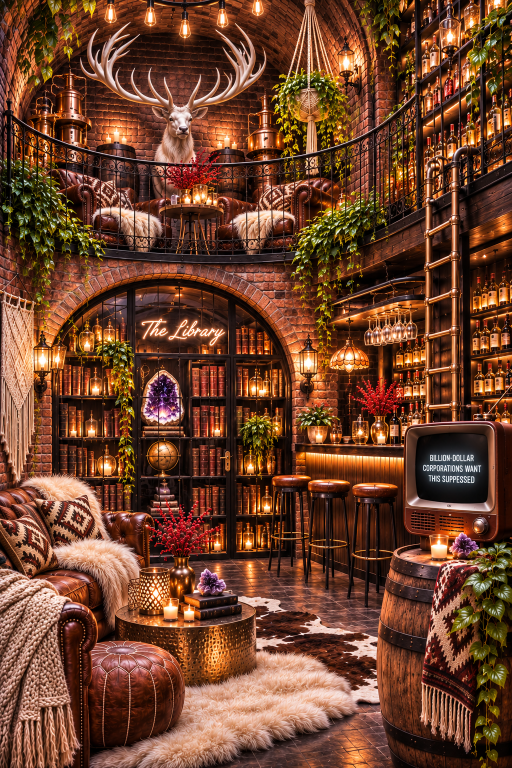
#> input picture tools/speak-faces/originals/cellar-render.png, 1024 x 1536 px (shown at 1/2 size)
$ python speak_grade.py originals/cellar-render.png originals/hall-theater-render-v2.png 1.0 1.0
#> lines starting #> are read from the running program, lines starting #| are printed output that depends on the picture; after the words box and inside, x2 and y2 are one past the last pixel; in counts of white or black regions, pixels touching at a corner belong together
"""THE SPEAK, opening day (Nov 8): the rooms' warmth held to 5-10.
-------------------------------------------------------------------------------------------
WHY: measured side by side, the warmth of each picture's brightest tenth (Lab b*: 0 is neutral white, higher is
more amber) ran 20-45 in THE SPEAK and Nebula Cafe, against about 0 on the street and in THE POST. Kathi set the
ceiling at 5-10 for every room.

HOW: a white balance that works on the light parts. Each pixel's colour (a* red-green, b* blue-yellow) is pulled
toward neutral by an amount that grows with its lightness (shadows barely move, highlights move the most), and
strongly coloured things (the crimson ivy, the amethyst, the neon) move much less than near-whites (brick, paper,
lamplight), so they keep their own colour. The amount is found by trial (halving the gap each time) until the
brightest tenth measures TARGET. Lightness is never touched.
Run:  python3 tools/speak-faces/speak_grade.py <in> <out> [target, default 8] [shift]   (prints the shift it used;
      pass that shift to grade a matching piece, such as restroom-dark.webp, exactly the same way)
"""
import sys, cv2, numpy as np

TARGET = 8.0


def apply(lab, k):
    L = lab[..., 0] * 100 / 255
    a = lab[..., 1] - 128; b = lab[..., 2] - 128
    w = np.clip((L - 12) / 60, 0, 1) ** 1.2                    # 0 in the shadows, 1 in the light
    chroma = np.hypot(a, b)
    protect = np.clip(1 - (chroma - 35) / 45, 0.25, 1)          # strongly coloured things move less
    f = np.minimum(k * w * protect, 1.0)
    out = lab.copy()
    out[..., 2] = b * (1 - f) + 128
    out[..., 1] = a * (1 - 0.6 * f) + 128
    return out


def warmth(lab):
    L = lab[..., 0]
    hi = L > np.percentile(L, 90)
    return float((lab[..., 2][hi] - 128).mean())


def solve(lab, target):
    small = cv2.resize(lab, (lab.shape[1] // 4, lab.shape[0] // 4), interpolation=cv2.INTER_AREA)
    lo, hi = 0.0, 3.0
    if warmth(small) <= target:
        return 0.0
    for _ in range(18):
        mid = (lo + hi) / 2
        if warmth(apply(small, mid)) > target: lo = mid
        else: hi = mid
    return hi


def grade_file(src, dst, target=TARGET, k=None):
#> called with src = 'originals/cellar-render.png', dst = 'originals/hall-theater-render-v2.png', target = 1, k = 1
    im = cv2.imread(src, cv2.IMREAD_UNCHANGED)
#> im is the input picture: shape (1536, 1024, 3); mean B, G, R 43.8, 66.4, 110.6
    alpha = im[..., 3:] if im.shape[2] == 4 else None
    lab = cv2.cvtColor(im[..., :3], cv2.COLOR_BGR2LAB).astype(np.float32)
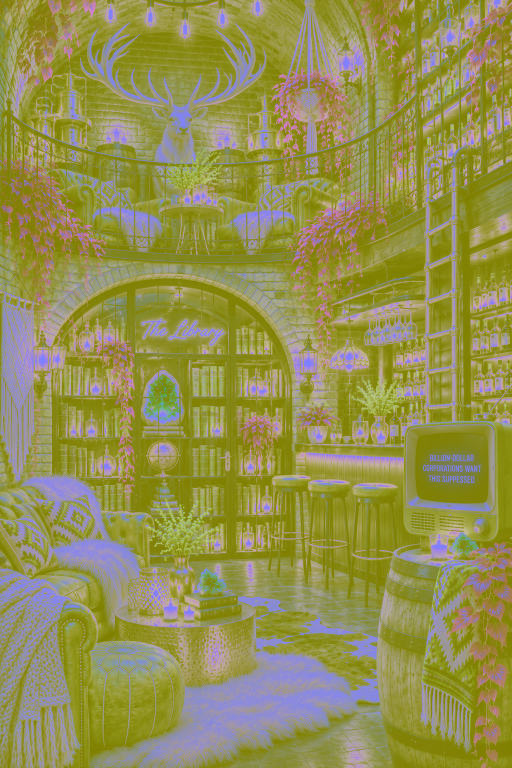
#> lab: shape (1536, 1024, 3) float32 (shown at 1/2 size); mean B, G, R 81.6, 144.4, 148.2
    if k is None:
        k = solve(lab, target)
    out = cv2.cvtColor(np.clip(apply(lab, k), 0, 255).astype(np.uint8), cv2.COLOR_LAB2BGR)
#> in apply, `a = lab[..., 1] - 128`:
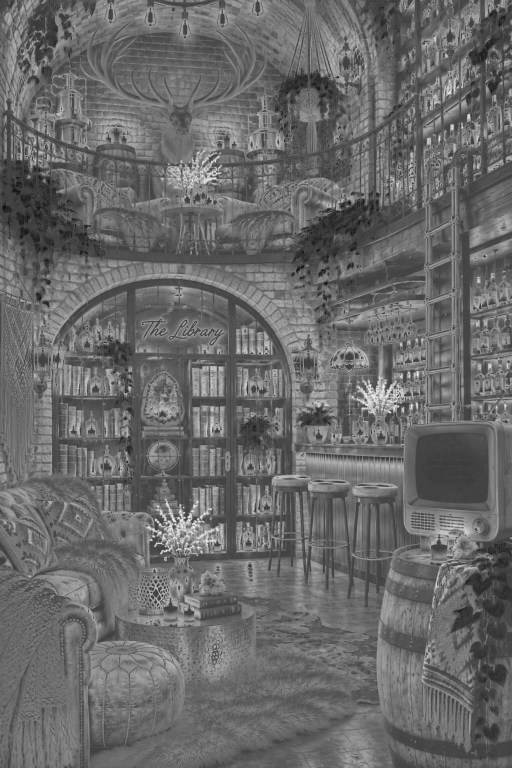
#> a: shape (1536, 1024) float32 (shown at 1/2 size); min -28, max 79, mean 16.5; drawn with min black and max white
#> in apply, `b = lab[..., 2] - 128`:
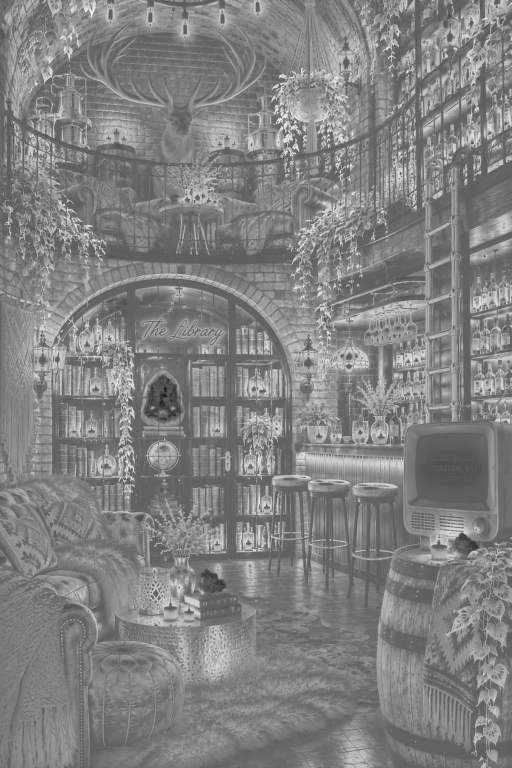
#> b: shape (1536, 1024) float32 (shown at 1/2 size); min -56, max 94, mean 20.4; drawn with min black and max white
#> in apply, `protect = np.clip(1 - (chroma - 35) / 45, 0.25, 1)`:
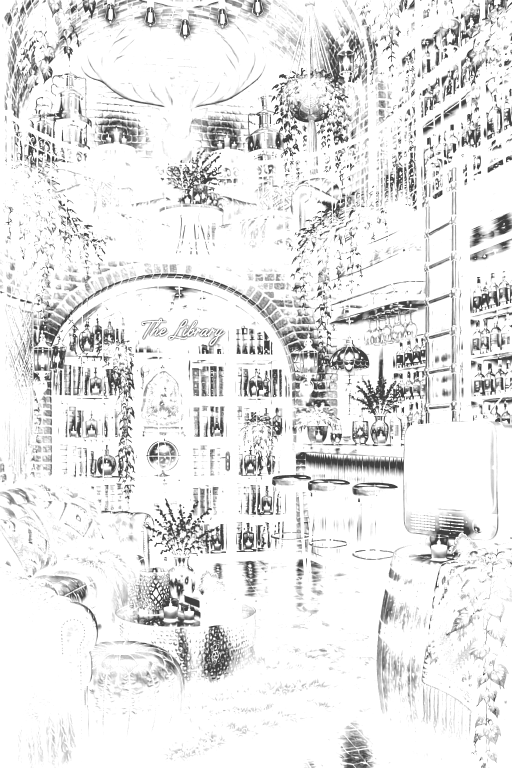
#> protect: shape (1536, 1024) float32 (shown at 1/2 size); min 0.25, max 1, mean 0.905
#> in apply, `f = np.minimum(k * w * protect, 1.0)`:
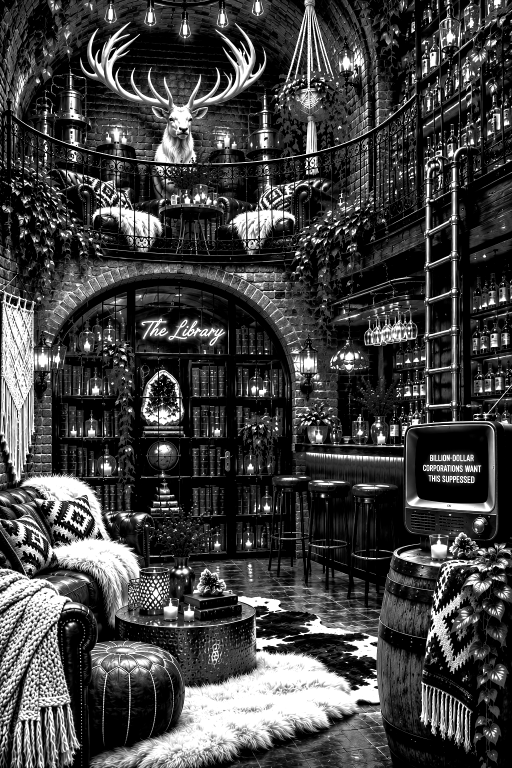
#> f: shape (1536, 1024) float32 (shown at 1/2 size); min 0, max 1, mean 0.258
    if alpha is not None:
        out = np.dstack([out, alpha])
    cv2.imwrite(dst, out)
    return k, warmth(cv2.cvtColor(out[..., :3], cv2.COLOR_BGR2LAB).astype(np.float32))
#> in warmth, `L = lab[..., 0]`:
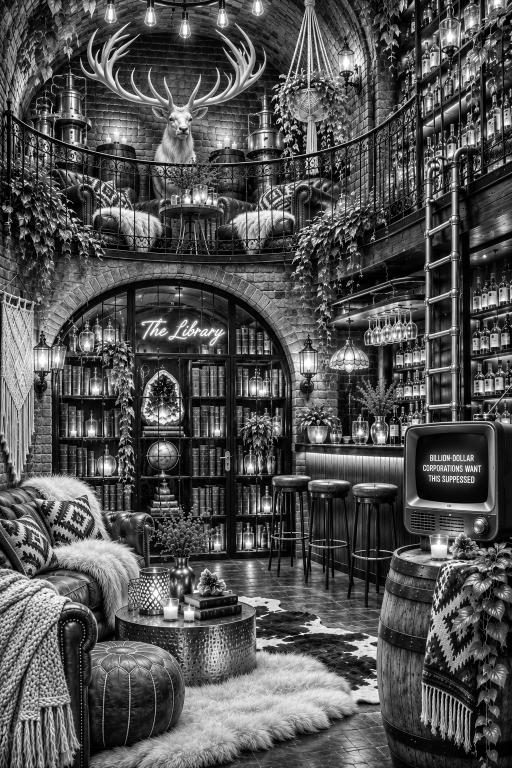
#> L: shape (1536, 1024) float32 (shown at 1/2 size); min 0, max 255, mean 81.7
#> in warmth, `hi = L > np.percentile(L, 90)`:
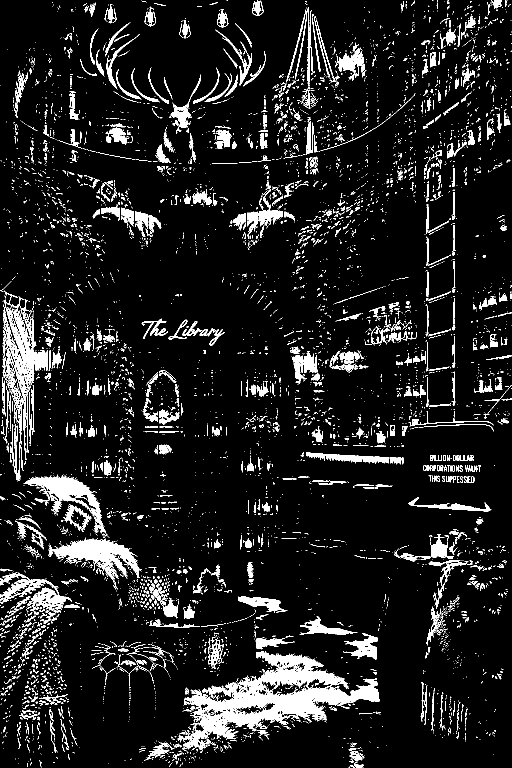
#> hi: shape (1536, 1024) bool (shown at 1/2 size); 10% white; 6481 white regions (5610 under 20 px), largest, box (x1, y1, x2, y2) and area: (355, 1302, 759, 1500) 26098, (5, 581, 73, 920) 7000, (96, 1075, 284, 1179) 6194


if __name__ == '__main__':
    src, dst = sys.argv[1], sys.argv[2]
    target = float(sys.argv[3]) if len(sys.argv) > 3 else TARGET
    k = float(sys.argv[4]) if len(sys.argv) > 4 else None
    k, w = grade_file(src, dst, target, k)
#> k = 1; w = 5.5
    print(f'shift {k:.4f}  warmth now {w:.1f}')
#| shift 1.0000  warmth now 5.5

$ run again, on tools/speak-faces/originals/hall-theater-render.png
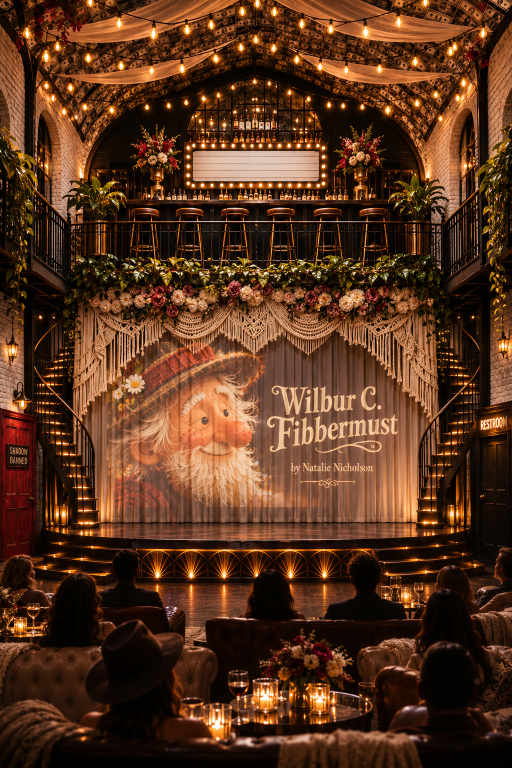
#> input picture tools/speak-faces/originals/hall-theater-render.png, 1024 x 1536 px (shown at 1/2 size)
#> in grade_file, im is the input picture: shape (1536, 1024, 3); mean B, G, R 28.8, 52.2, 88.8
#> in warmth, `L = lab[..., 0]`:
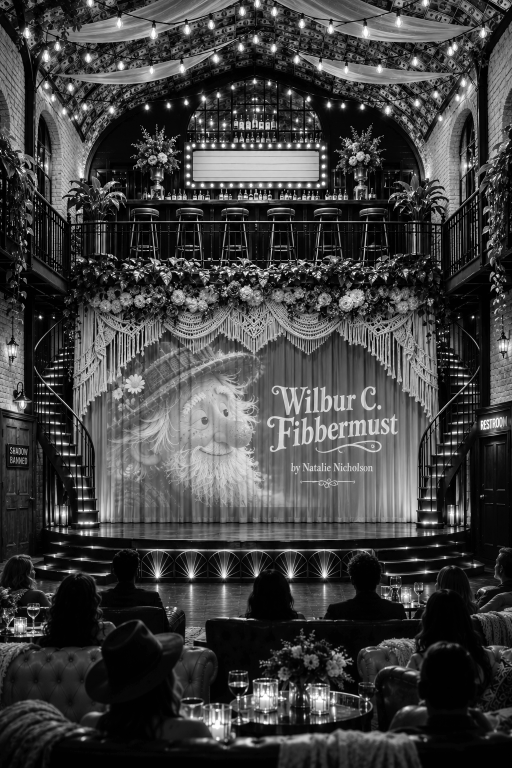
#> L: shape (1536, 1024) float32 (shown at 1/2 size); min 0, max 255, mean 63.8
#> in warmth, `hi = L > np.percentile(L, 90)`:
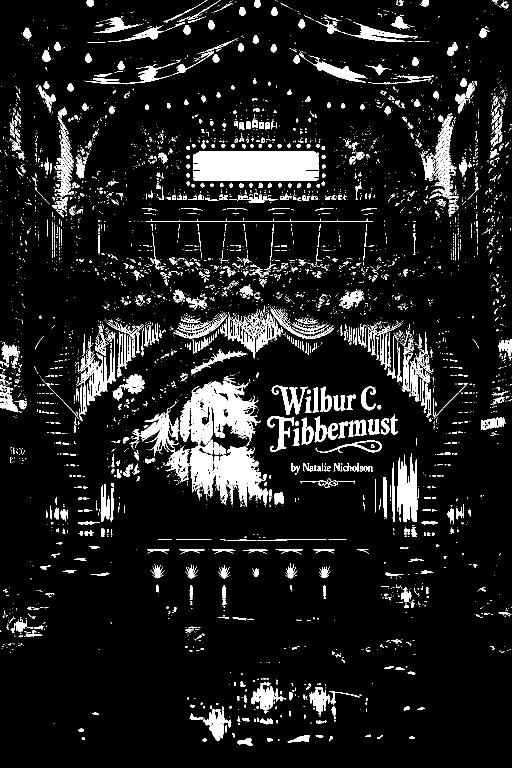
#> hi: shape (1536, 1024) bool (shown at 1/2 size); 9.9% white; 4575 white regions (3800 under 20 px), largest, box (x1, y1, x2, y2) and area: (330, 754, 535, 1013) 24472, (386, 313, 638, 355) 10186, (862, 231, 913, 395) 3063
#> `k, w = grade_file(src, dst, target, k)`: k = 1; w = 12.37
#| shift 1.0000  warmth now 12.4
